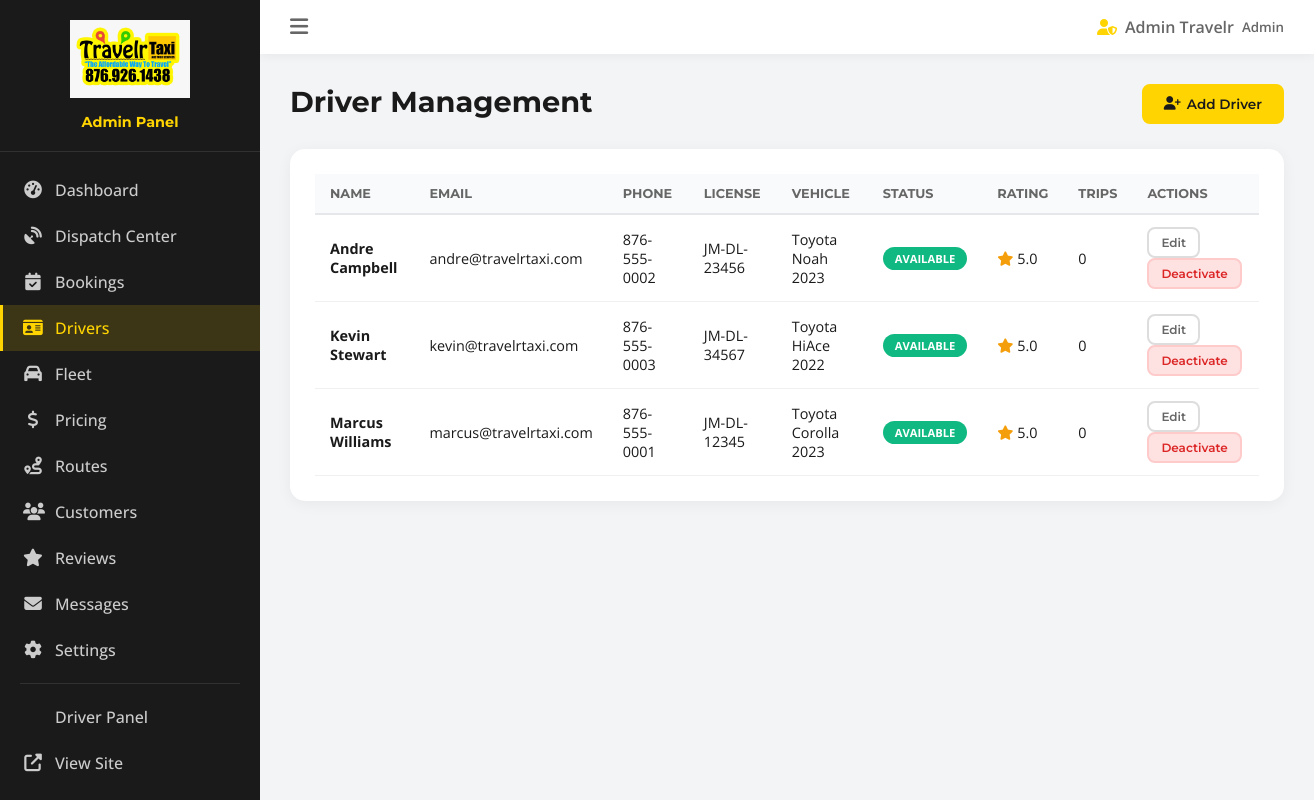
Screenshot of /admin/drivers.php (signed in) with the database file from the repository.
### tables this page shows
CREATE TABLE drivers (
    id INT AUTO_INCREMENT PRIMARY KEY,
    user_id INT NOT NULL,
    license_number VARCHAR(100),
    license_expiry DATE,
    vehicle_id INT DEFAULT NULL,
    status ENUM('available','on_trip','offline') DEFAULT 'available',
    rating DECIMAL(3,2) DEFAULT 5.00,
    total_trips INT DEFAULT 0,
    notes TEXT,
    created_at DATETIME DEFAULT CURRENT_TIMESTAMP,
    updated_at DATETIME DEFAULT CURRENT_TIMESTAMP ON UPDATE CURRENT_TIMESTAMP,
    FOREIGN KEY (user_id) REFERENCES users(id) ON DELETE CASCADE
);

CREATE TABLE users (
    id INT AUTO_INCREMENT PRIMARY KEY,
    first_name VARCHAR(100) NOT NULL,
    last_name VARCHAR(100) NOT NULL,
    email VARCHAR(255) UNIQUE NOT NULL,
    phone VARCHAR(30),
    password_hash VARCHAR(255) NOT NULL,
    role ENUM('admin','customer','driver') NOT NULL DEFAULT 'customer',
    avatar VARCHAR(255) DEFAULT NULL,
    is_active TINYINT(1) DEFAULT 1,
    created_at DATETIME DEFAULT CURRENT_TIMESTAMP,
    updated_at DATETIME DEFAULT CURRENT_TIMESTAMP ON UPDATE CURRENT_TIMESTAMP
);

CREATE TABLE vehicles (
    id INT AUTO_INCREMENT PRIMARY KEY,
    name VARCHAR(150) NOT NULL,
    type ENUM('sedan','van','minibus') NOT NULL DEFAULT 'sedan',
    capacity INT NOT NULL DEFAULT 4,
    plate_number VARCHAR(30),
    color VARCHAR(50),
    image VARCHAR(255) DEFAULT NULL,
    status ENUM('active','maintenance','retired') DEFAULT 'active',
    notes TEXT,
    created_at DATETIME DEFAULT CURRENT_TIMESTAMP,
    updated_at DATETIME DEFAULT CURRENT_TIMESTAMP ON UPDATE CURRENT_TIMESTAMP
);

### includes/db.php (called while the page is built, shortened)
<?php
function getDB() {
    static $pdo = null;
    if ($pdo === null) {
        try {
            $dsn = 'mysql:host=' . DB_HOST . ';dbname=' . DB_NAME . ';charset=' . DB_CHARSET;
            $pdo = new PDO($dsn, DB_USER, DB_PASS, [
                PDO::ATTR_ERRMODE => PDO::ERRMODE_EXCEPTION,
                PDO::ATTR_DEFAULT_FETCH_MODE => PDO::FETCH_ASSOC,
                PDO::ATTR_EMULATE_PREPARES => false,
            ]);
        } catch (PDOException $e) {
            error_log('Database connection failed: ' . $e->getMessage());
            die('Database connection failed. Please try again later.');
        }
    }
    return $pdo;
}
function dbQuery($sql, $params = []) {
    $stmt = getDB()->prepare($sql);
    $stmt->execute($params);
    return $stmt;
}
function dbFetchAll($sql, $params = []) {
    return dbQuery($sql, $params)->fetchAll();
}

### admin/drivers.php (the view, shortened to what this page needs)
<?php
require_once 'includes/admin-header.php';
$drivers = dbFetchAll("SELECT d.*, u.first_name, u.last_name, u.email, u.phone, u.is_active, v.name as vehicle_name FROM drivers d JOIN users u ON d.user_id = u.id LEFT JOIN vehicles v ON d.vehicle_id = v.id ORDER BY u.first_name");
?>
<div class="page-header-row">
    <h1 class="page-title">Driver Management</h1>
    <a href="/admin/drivers.php?action=add" class="btn btn-primary"><i class="fas fa-user-plus"></i> Add Driver</a>
</div>
<div class="admin-card">
    <div class="table-responsive">
        <table class="admin-table">
            <thead>
                <tr>
                    <th>Name</th>
                    <th>Email</th>
                    <th>Phone</th>
                    <th>License</th>
                    <th>Vehicle</th>
                    <th>Status</th>
                    <th>Rating</th>
                    <th>Trips</th>
                    <th>Actions</th>
                </tr>
            </thead>
            <tbody>
                <?php foreach ($drivers as $d): ?>
                <tr class="<?php echo !$d['is_active'] ? 'row-inactive' : ''; ?>">
                    <td><strong><?php echo sanitize($d['first_name'] . ' ' . $d['last_name']); ?></strong></td>
                    <td><?php echo sanitize($d['email']); ?></td>
                    <td><?php echo sanitize($d['phone']); ?></td>
                    <td><?php echo sanitize($d['license_number']); ?></td>
                    <td><?php echo $d['vehicle_name'] ? sanitize($d['vehicle_name']) : '-'; ?></td>
                    <td><?php echo statusBadge($d['status']); ?></td>
                    <td><i class="fas fa-star" style="color:#f59e0b"></i> <?php echo number_format($d['rating'], 1); ?></td>
                    <td><?php echo $d['total_trips']; ?></td>
                    <td>
                        <a href="/admin/drivers.php?action=edit&id=<?php echo $d['id']; ?>" class="btn btn-sm btn-outline">Edit</a>
                        <form method="POST" class="inline-form">
                            <button type="submit" class="btn btn-sm btn-danger btn-delete">Deactivate</button>
                        </form>
                    </td>
                </tr>
                <?php endforeach; ?>
            </tbody>
        </table>
    </div>
</div>
<?php require_once 'includes/admin-footer.php'; ?>

### includes/helpers.php (shortened to what this page needs)
<?php
function sanitize($input) {
    return htmlspecialchars(trim($input), ENT_QUOTES, 'UTF-8');
}
function statusBadge($status) {
    $colors = [
        'pending'         => '#f59e0b',
        'confirmed'       => '#3b82f6',
        'assigned'        => '#8b5cf6',
        'in_progress'     => '#10b981',
        'completed'       => '#059669',
        'cancelled'       => '#ef4444',
        'accepted'        => '#06b6d4',
        'declined'        => '#6b7280',
        'driver_accepted' => '#06b6d4',
        'on_the_way'      => '#f97316',
        'arrived'         => '#eab308',
        'trip_started'    => '#10b981',
        'no_show'         => '#6b7280',
        'active'          => '#10b981',
        'maintenance'     => '#f59e0b',
        'retired'         => '#6b7280',
        'available'       => '#10b981',
        'on_trip'         => '#3b82f6',
        'offline'         => '#6b7280',
        'paid'            => '#10b981',
        'unpaid'          => '#f59e0b',
        'refunded'        => '#8b5cf6',
        'dispatcher'      => '#06b6d4',
    ];
    $color = $colors[$status] ?? '#6b7280';
    $label = ucfirst(str_replace('_', ' ', $status));
    return '<span class="status-badge" style="background:' . $color . '">' . $label . '</span>';
}

### assets/css/admin.css (style rules this page uses)
*, *::before, *::after { box-sizing: border-box; margin: 0; padding: 0; }
body.admin-body { font-family: 'Open Sans', sans-serif; color: #1a1a1a; background: #f3f4f6; display: flex; min-height: 100vh; }
h1, h2, h3, h4 { font-family: 'Montserrat', sans-serif; font-weight: 700; }
a { color: #1a1a1a; text-decoration: none; transition: all 0.3s; }
.page-title { font-size: 1.8rem; margin-bottom: 5px; }
.page-header-row { display: flex; justify-content: space-between; align-items: flex-start; margin-bottom: 25px; flex-wrap: wrap; gap: 15px; }
.admin-card { background: #fff; border-radius: 15px; padding: 25px; box-shadow: 0 3px 15px rgba(0,0,0,0.05); margin-bottom: 25px; }
.table-responsive { overflow-x: auto; }
.admin-table { width: 100%; border-collapse: collapse; }
.admin-table th { background: #f9fafb; padding: 12px 15px; text-align: left; font-family: 'Montserrat', sans-serif; font-size: 0.8rem; text-transform: uppercase; color: #666; border-bottom: 2px solid #e5e7eb; }
.admin-table td { padding: 12px 15px; border-bottom: 1px solid #f0f0f0; font-size: 0.9rem; vertical-align: middle; }
.btn { display: inline-flex; align-items: center; gap: 6px; padding: 10px 20px; border-radius: 8px; font-weight: 600; font-family: 'Montserrat', sans-serif; font-size: 0.85rem; border: 2px solid transparent; cursor: pointer; transition: all 0.3s; }
.btn-primary { background: #FFD400; color: #1a1a1a; border-color: #FFD400; }
.btn-outline { background: transparent; color: #666; border-color: #ddd; }
.btn-danger { background: #fee2e2; color: #dc2626; border-color: #fecaca; }
.btn-sm { padding: 6px 12px; font-size: 0.75rem; }
.inline-form { display: inline-block; }
.status-badge { display: inline-block; padding: 4px 12px; border-radius: 20px; color: #fff; font-size: 0.7rem; font-weight: 700; text-transform: uppercase; }

### rows the page displays
drivers: user.last_name "Andre Campbell", user.email "andre@travelrtaxi.com", user.phone "876-555-0002", license_number "JM-DL-23456", vehicle.name "Toyota Noah 2023", status "AVAILABLE", rating "5.0", total_trips "0"
drivers: user.last_name "Kevin Stewart", user.email "kevin@travelrtaxi.com", user.phone "876-555-0003", license_number "JM-DL-34567", vehicle.name "Toyota HiAce 2022", status "AVAILABLE", rating "5.0", total_trips "0"
drivers: user.last_name "Marcus Williams", user.email "marcus@travelrtaxi.com", user.phone "876-555-0001", license_number "JM-DL-12345", vehicle.name "Toyota Corolla 2023", status "AVAILABLE", rating "5.0", total_trips "0"

### other values shown
$_SESSION['user_name'] "Admin Travelr"
$_SESSION['user_role'] "Admin"
